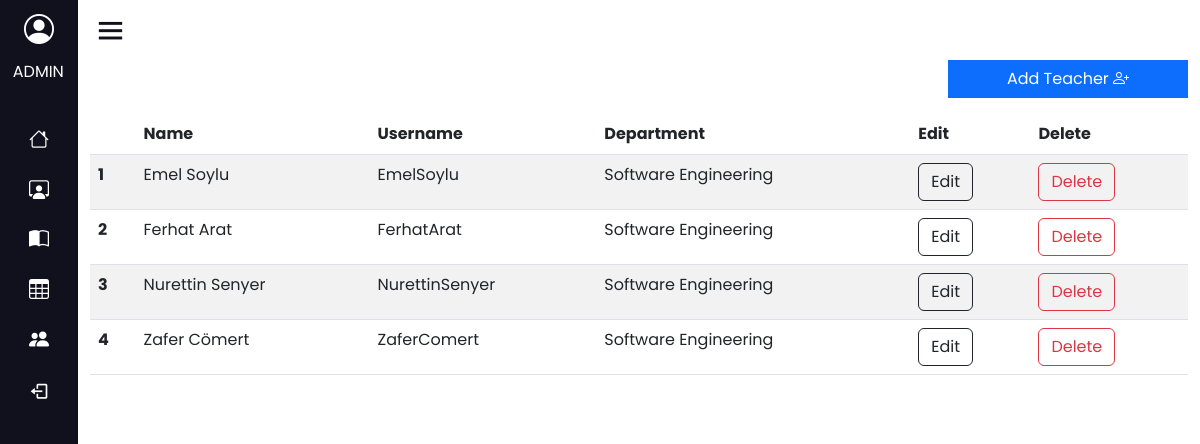
The page /administration/teachers (signed in) on the database its author committed.
### course_management/models.py (models this page shows, shortened)
class Personal(models.Model):
    user = models.OneToOneField(User , on_delete=models.CASCADE , related_name='personal')
    faculty = models.ForeignKey(Faculty , on_delete=models.CASCADE)
    department = models.ForeignKey(Department, on_delete=models.CASCADE)
    identity_no = models.IntegerField(unique=True)
    personal_no = models.CharField( max_length=10 , unique=True)
    first_name = models.CharField(max_length=255)
    last_name = models.CharField(max_length=255)
    phone = models.CharField(max_length=15)
    email = models.EmailField()
    def __str__(self):
        return self.first_name +" "+self.last_name

class Department(models.Model):
    department_name = models.CharField(max_length=400)
    def __str__(self):
        return self.department_name

### course_management/views.py (the view)
# urls.py: path('administration/teachers' , views.get_all_teachers , name='teachers'),
@login_required
def get_all_teachers(request):
    teachers = Personal.objects.all()
    return render(request, 'course_management/administration/teachers.html', {'teachers': teachers})

### course_management/templates/course_management/administration/teachers.html
{% extends 'course_management/administration/admin_home.html' %}
{% block homecontent %}
<div class="container" >
    <div style="padding-bottom:1rem;display: flex; align-items: center; justify-content: right;">
        <a href="{% url 'add-teacher' %}" class="btn btn-primary"
            style="border-radius:0% ; float: right; width: 15rem;">Add Teacher <i class="bi bi-person-plus"></i></a>
    </div>
    <table class="table table-striped table-hover">
        <thead>
            <tr>
                <th scope="col"></th>
                <th scope="col">Name</th>
                <th scope="col">Username</th>
                <th scope="col">Department</th>
                <th scope="col"> Edit</th>
                <th scope="col"> Delete</th>
            </tr>
        </thead>
        <tbody>
            {% for teacher in teachers %}
            <tr>
                <th scope="row">{{forloop.counter}}</th>
                <td>{{teacher}}</td>
                <td>{{teacher.user}}</td>
                <td>{{teacher.department}}</td>
                <td><a href="{% url 'edit-teacher' id=teacher.id %}" class="btn btn-outline-dark">Edit</a></td>
                <td><a href="{% url 'delete-confirm' id=teacher.user.id %}" class="btn btn-outline-danger">Delete</a></td>
            </tr>
            {% endfor %}
        </tbody>
    </table>
</div>
{% endblock %}

### course_management/static/css/style.css (style rules this page uses)
* { margin: 0; padding: 0; box-sizing: border-box; font-family: 'Poppins', sans-serif; }

### rows shown on the page
Personal: first_name+last_name "Emel Soylu", user "EmelSoylu", department "Software Engineering"
Personal: first_name+last_name "Ferhat Arat", user "FerhatArat", department "Software Engineering"
Personal: first_name+last_name "Nurettin Senyer", user "NurettinSenyer", department "Software Engineering"
Personal: first_name+last_name "Zafer Cömert", user "ZaferComert", department "Software Engineering"
